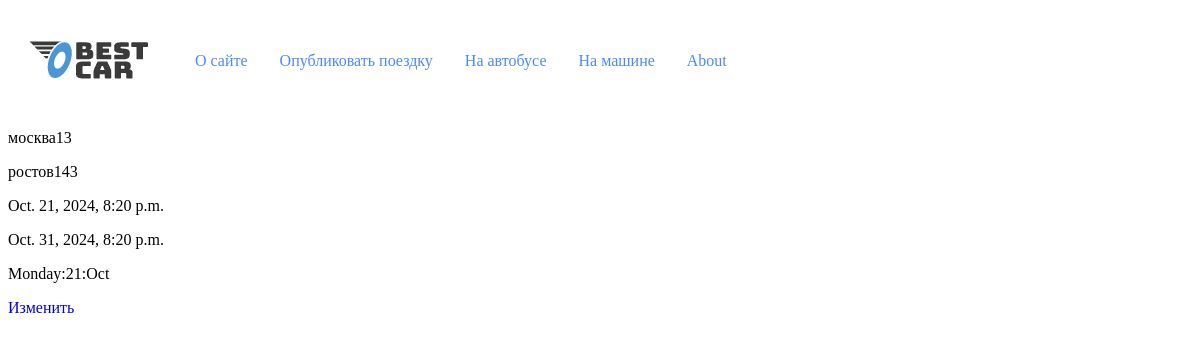
The app's page /users/users_trips_current/ (signed in), older data.
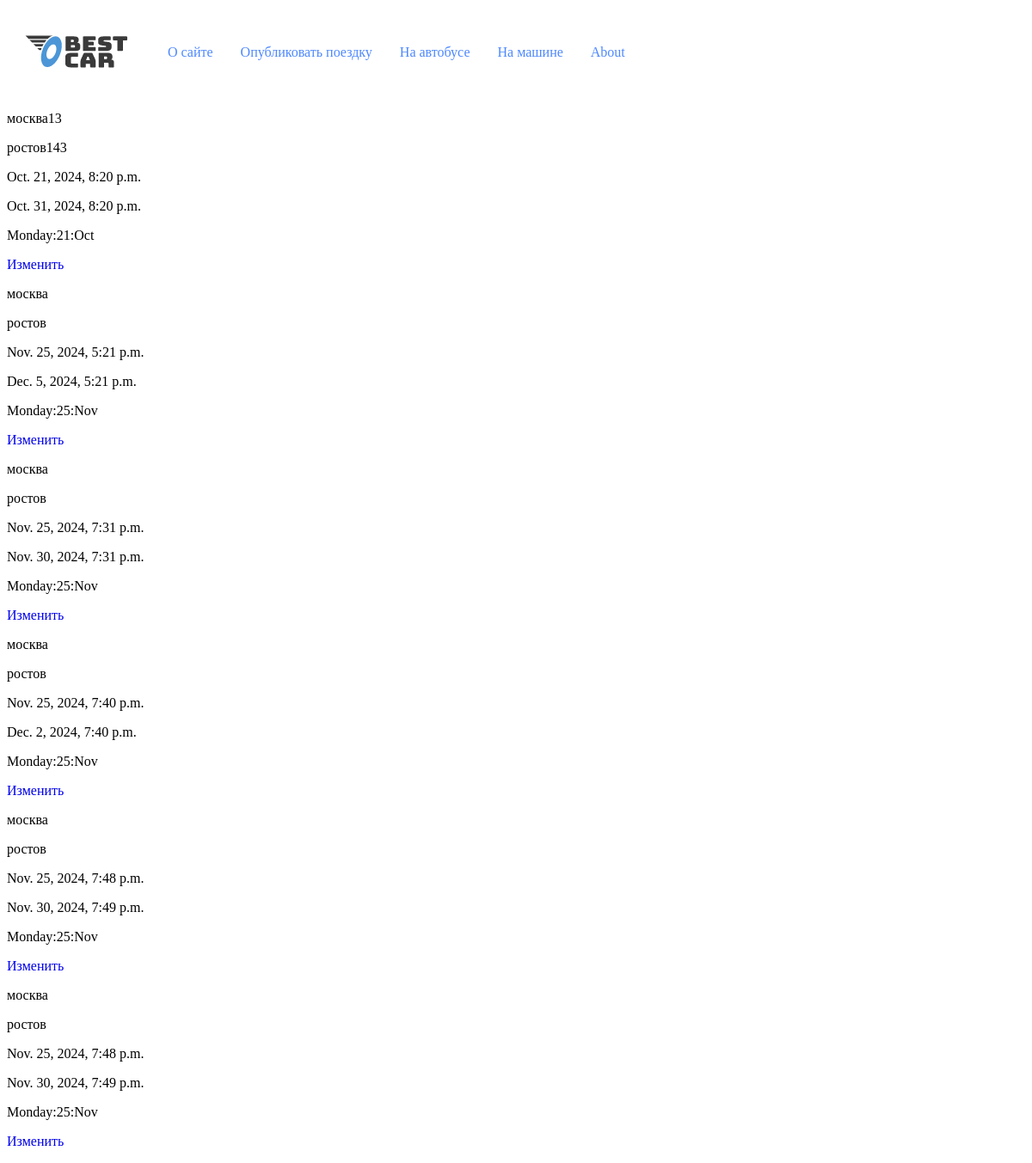
The same page, newer data.
### bestcar/models/publishing_a_trip.py (models this page shows, shortened)
class Publishing_a_trip(models.Model):
    departure = models.CharField(
        max_length=100,
        verbose_name="отправление",
        validators=[Validators_language_model()]
    )
    arrival = models.CharField(
        max_length=100,
        verbose_name="прибытие",
        validators=[Validators_language_model()]
    )
    departure_time = models.DateTimeField(
        verbose_name="время отправления",
        validators=[Validators_date_model()]
    )
    arrival_time = models.DateTimeField(
        verbose_name="время прибытия",
        default=None,
        validators=[Validators_date_model()]
    )
    free_seating = models.PositiveSmallIntegerField(
        verbose_name='количество мест',
        default=1
    )
    reserved_seats = models.PositiveIntegerField(
        verbose_name='количество бронированных мест',
        default=0
    )
    price = models.PositiveSmallIntegerField(
        verbose_name="цена"
    )
    author = models.ForeignKey(
        get_user_model(),
        on_delete=models.CASCADE,
        related_name="author",
        null=True, default=None
    )
    slug = models.SlugField(
        max_length=100,
        unique=True,
        db_index=True
    )
    objects = models.Manager()
    car = CarManager()
    bus = BusManager()
    class Meta:
        verbose_name = 'Опубликованные поездки'
        verbose_name_plural = 'Опубликованные поездки'
        ordering = ('departure_time',)
        indexes = [
            models.Index(
                fields=['departure', 'arrival', 'free_seating', 'departure_time'],
                name='trip_filter_idx'
            )
        ]

### users/views.py (the view)
# urls.py: path('users_trips_current/', User_trip.as_view(), name='trips_current'),
class User_trip(LoginRequiredMixin, DataMixin, ListView):
    context_object_name = 'mein_trip'
    model = Publishing_a_trip
    template_name = 'users/users_trips_current.html'
    title_page = 'Ваши поездки'
    def get_queryset(self):
        try:
            mein_trip = Publishing_a_trip.objects.filter(author=self.request.user)
            return mein_trip
        except Exception as e:  # Обработка всех типов исключений
            return JsonResponse({'error': str(e)}, status=500)
    def get_context_data(self, **kwargs):
        context = super().get_context_data(**kwargs)
        return self.get_mixin_context(context)

### bestcar/utils.py (called while the page is built)
    def get_mixin_context(self, context, **kwargs):
        if self.title_page:
            context['title'] = self.title_page
        context['menu'] = MENU  # Предполагается, что MENU - это глобальная переменная
        context.update(kwargs)
        return context

### users/templates/users/users_trips_current.html (shortened to what this page needs)
{% extends 'base.html' %}
{% block content %}
{% if mein_trip%}
{% for item in mein_trip  %}
    <div>
        <p> {{item.departure}} </p>
        <p> {{item.arrival}} </p>
        <p> {{item.departure_time}} </p>
        <p> {{item.arrival_time}} </p>
        <p> {{item.departure_time|date:"l:j:M"}} </p>
        <p> <a href="{% url 'update_user_trip' item.slug %}">Изменить</a></p>
    </div>
{% endfor %}
{% else %}
<h1>Здесь появятся ваши будущие поездки.</h1>
{% endif %}
{% endblock content%}

### templates/base.html (shortened to what this page needs)
<!DOCTYPE html>
<html lang="en">
{% load static %}
<head>
    <link rel="stylesheet" type="text/css" href="{% static 'bestcar/css/style_base.css' %}">
</head>
<body>
        <ul class="menu" >
            <li><a href="{% url 'home' %}">
            <img src="{% static 'bestcar/images/logo.png' %}" class="logo" alt="Best car" /></a></li>
            {% for m in menu %}
            <li> <a href="{% url m.url_name %}">{{ m.title }}</a></li>
            {% endfor %}
            <li><a href="#">About</a>
            </li>
        </ul>
    {% block content %}
    {% endblock %}
</body>
</html>

### bestcar/static/bestcar/css/style_base.css (style rules this page uses)
.menu { display: flex; background: white; list-style: none; margin: 0; padding-left: 0; align-items: center; }
a { text-decoration: none; }
li { color: #FFFFFF; background: white; display: block; float: left; padding: 1rem; position: relative; text-decoration: none; transition-duration: 0.5s; }
li a { color: #4D88FF; }

Row changes from the older to the newer data that the page shows:
added Publishing_a_trip: departure "москва", arrival "ростов", departure_time "Nov. 25, 2024, 5:21 p.m.", arrival_time "Dec. 5, 2024, 5:21 p.m.", departure_time "Monday:25:Nov"
added Publishing_a_trip: departure "москва", arrival "ростов", departure_time "Nov. 25, 2024, 7:31 p.m.", arrival_time "Nov. 30, 2024, 7:31 p.m.", departure_time "Monday:25:Nov"
added Publishing_a_trip: departure "москва", arrival "ростов", departure_time "Nov. 25, 2024, 7:40 p.m.", arrival_time "Dec. 2, 2024, 7:40 p.m.", departure_time "Monday:25:Nov"
added Publishing_a_trip: departure "москва", arrival "ростов", departure_time "Nov. 25, 2024, 7:48 p.m.", arrival_time "Nov. 30, 2024, 7:49 p.m.", departure_time "Monday:25:Nov"
added Publishing_a_trip: departure "москва", arrival "ростов", departure_time "Nov. 25, 2024, 7:48 p.m.", arrival_time "Nov. 30, 2024, 7:49 p.m.", departure_time "Monday:25:Nov"
